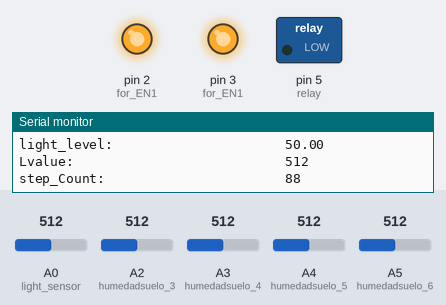
A sketch run on a simulated Arduino Uno, built with avr-gcc and run on an emulated ATmega328P. On the bench: switched loads named in the sketch (green lamp = pin HIGH), output pins drawn as LEDs (lit = HIGH), the last lines printed to the serial monitor. Inputs (shaded band) come from the test bench; at power-on: A2 (humedadsuelo_3) = 512, A0 (light_sensor) = 512, A3 (humedadsuelo_4) = 512, A4 (humedadsuelo_5) = 512, A5 (humedadsuelo_6) = 512.

Above: at 1.9 s.
2.0 s: A2 (humedadsuelo_3) set to 416
3.5 s: A2 (humedadsuelo_3) set to 388
At 4.8 s:
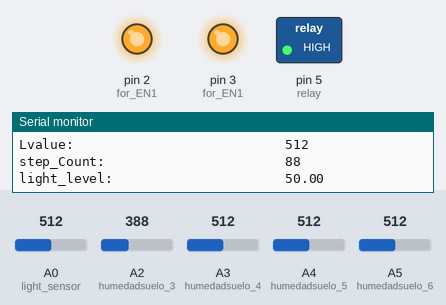
5.2 s: A2 (humedadsuelo_3) set to 410
At 5.7 s:
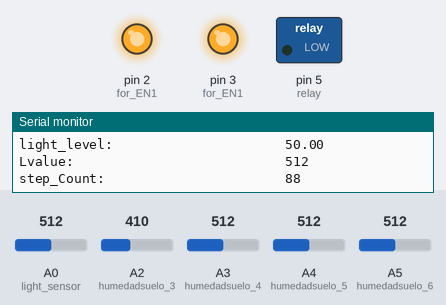
6.8 s: A0 (light_sensor) set to 104
8.3 s: A0 (light_sensor) set to 90
9.8 s: A2 (humedadsuelo_3) set to 390
At 10.9 s:
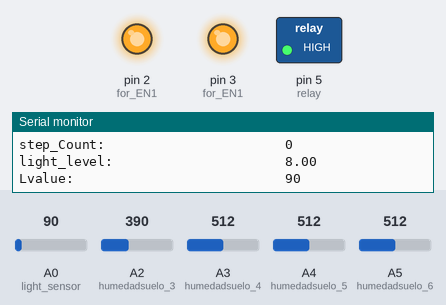
Timing chart, 0 to 12.3 s (numbered marks = the images above; inputs shaded):
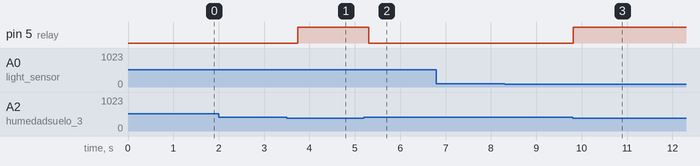

The sketch:

ArduinoUno_All.ino
```cpp
#include <Stepper.h>
const int stepsPerRevolution = 200;                                              // Tiene 200 pasos porque cada paso tiene 1.8°*200 = 360°
Stepper myStepper(stepsPerRevolution, 8, 9, 10, 11);

                                                                                 // Defino la conexion de todos los pines de la huerta
//#define humedadsuelo_1 A0
// #define humedadsuelo_2 A1
#define humedadsuelo_3 A2
#define humedadsuelo_4 A3
#define humedadsuelo_5 A4
#define humedadsuelo_6 A5

#define relay 5
int water_pump_status = 0;

#define light_sensor A0
int Lvalue;
float light_level;
int open_status = 0;
int stepCount = 0;                                                               // number of steps the motor has taken
int stepper_delay = 10;

void setup() {
                                                                                 // Defino si los pines son INPUT (vamos a usar ese pin para un sensor)
  pinMode(2,OUTPUT);                                                             // for EN1
  digitalWrite(2,HIGH);                                                          // enable EN1
  pinMode(3,OUTPUT);                                                             // for EN1
  digitalWrite(3,HIGH);                                                          // enable EN2
                                                                                 // o OUTPUT (vamos a usar ese pin para un actuador)
  //  pinMode(humedadsuelo_1, INPUT);                                            //Sensor de Humedad de Suelo
  //  pinMode(humedadsuelo_2, INPUT);                                             //Sensor de Humedad de Suelo
  pinMode(humedadsuelo_3, INPUT);                                                //Sensor de Humedad de Suelo
  pinMode(humedadsuelo_4, INPUT);                                                //Sensor de Humedad de Suelo
  pinMode(humedadsuelo_5, INPUT);                                                //Sensor de Humedad de Suelo
  pinMode(humedadsuelo_6, INPUT);                                                //Sensor de Humedad de Suelo

  pinMode(relay,OUTPUT);                                                         //Rele que prende y apaga la bomba de agua

  pinMode(light_sensor, INPUT);                                                  //Sensor de Luz
  Serial.begin(9600);
}

void loop() {                                                                    //loop principal que se repite de manera infinita

Lvalue = analogRead(light_sensor);                                               //Lectura de la luz ambiente
light_level = map(Lvalue,0, 1024, 0.00, 100.00);                                 //Mapeo de esos valores a intervalo entre 0-100

if (light_level < 10 && open_status == 1)                                        //Hacer girar -153° el motor paso a paso pa que cierre la huerta cuando se haga de noche
{

while (stepCount > 0) {                                                          //Counter-Clockwise direction

//Serial.println("4ta combinacion");
digitalWrite(8, LOW);
digitalWrite(9, LOW);
digitalWrite(10, LOW);
digitalWrite(11, HIGH);
stepCount-- ;
delay(stepper_delay);

//Serial.println("3ra combinacion");
digitalWrite(8, LOW);
digitalWrite(9, LOW);
digitalWrite(10, HIGH);
digitalWrite(11, LOW);
stepCount-- ;
delay(stepper_delay);

//Serial.println("2da combinacion");
digitalWrite(8, HIGH);
digitalWrite(9, LOW);
digitalWrite(10, LOW);
digitalWrite(11, LOW);
stepCount-- ;
delay(stepper_delay);

//Serial.println("1ra combinacion");
digitalWrite(8, LOW);
digitalWrite(9, HIGH);
digitalWrite(10, LOW);
digitalWrite(11, LOW);
stepCount-- ;
delay(stepper_delay);

//Serial.println(stepCount);
}

open_status = 0;

}
else if (light_level > 30 && open_status == 0)                                       //Hacer girar 153° el motor paso a paso para abrirla cuando arranca el dia
{

while (stepCount < 85) {                                                          //Clockwise direction
//Serial.println("1ra combinacion");
digitalWrite(8, LOW);
digitalWrite(9, HIGH);
digitalWrite(10, LOW);
digitalWrite(11, LOW);
stepCount++ ;
delay(stepper_delay);

//Serial.println("2da combinacion");
digitalWrite(8, HIGH);
digitalWrite(9, LOW);
digitalWrite(10, LOW);
digitalWrite(11, LOW);
stepCount++ ;
delay(stepper_delay);

//Serial.println("3ra combinacion");
digitalWrite(8, LOW);
digitalWrite(9, LOW);
digitalWrite(10, HIGH);
digitalWrite(11, LOW);
stepCount++ ;
delay(stepper_delay);

//Serial.println("4ta combinacion");
digitalWrite(8, LOW);
digitalWrite(9, LOW);
digitalWrite(10, LOW);
digitalWrite(11, HIGH);
stepCount++ ;
delay(stepper_delay);

//Serial.println(stepCount);
}

open_status = 1;
}

// int  Humedad1 = analogRead(humedadsuelo_1);                                      // Lecturas de Humedad
// int  Humedad2 = analogRead(humedadsuelo_2);
int  Humedad3 = analogRead(humedadsuelo_3);
int  Humedad4 = analogRead(humedadsuelo_4);
int  Humedad5 = analogRead(humedadsuelo_5);
int  Humedad6 = analogRead(humedadsuelo_6);

if (/*Humedad1 <300|| Humedad2 <300||*/ Humedad3 <400||                              // Si alguno de los sensores esta humedo apagar la bomba
    Humedad4 <400|| Humedad5 <400|| Humedad6 <400)
{
  digitalWrite(relay, HIGH);
  water_pump_status = 0;
}
else if (/*Humedad1 >300&& Humedad2 >300 &&*/ Humedad3 >400 &&                         // Si todos los sensores estan secos, prender la bomba
         Humedad4 >400 && Humedad5 >400 && Humedad6 >400)
{
  digitalWrite(relay, LOW);
  water_pump_status = 1;
}

//  Serial.print("Tubo1: ");
//  Serial.println(Humedad1);
//  Serial.print("Tubo2: ");
//  Serial.println(Humedad2);
//  Serial.print("Tubo1: ");
//  Serial.println(Humedad3);
//  Serial.print("Tubo2: ");
//  Serial.println(Humedad4);
//  Serial.print("Tubo3: ");
//  Serial.println(Humedad5);
//  Serial.print("Tubo4: ");
//  Serial.println(Humedad6);
//
//  Serial.println("");
//
//  Serial.print("water_pump_status (0 OFF, 1 ON):  ");
//  Serial.println(water_pump_status);
//  Serial.print("open_status (0 closed, 1 open):   ");
//  Serial.println(open_status);
//
//  Serial.println("");

  Serial.print("light_level:                      ");
  Serial.println(light_level);
  Serial.print("Lvalue:                           ");
  Serial.println(Lvalue);
  Serial.print("step_Count:                       ");
  Serial.println(stepCount);

  Serial.println("");
  Serial.println("");

  delay(200);
}
```

Measured:
- the behaviour switches between 400 and 399 on A2 (humedadsuelo_3) (found by bisection; images 0 and 1)
- after the input at 3.5 s, pin 5 (relay): LOW → HIGH after 0.24 s
- after the input at 5.2 s, pin 5 (relay): HIGH → LOW after 0.10 s
- after the input at 9.8 s, pin 5 (relay): LOW → HIGH at once
